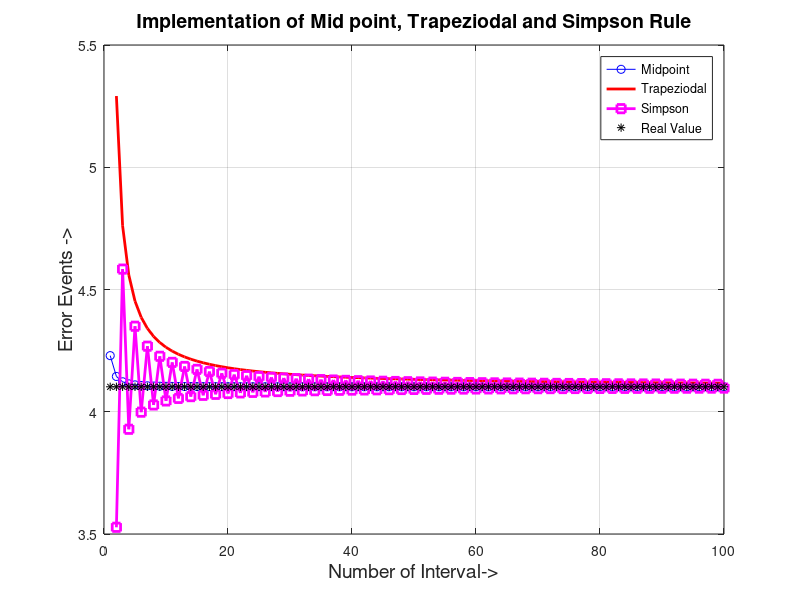

The MATLAB script that drew this image:
% Implementation of Midpoint, Trapezoidal and Simpson Rule.
% Mohammad Ismail Hossain 
% jacobs University Bremen

function mid_tp_sim
a = 5;
b = 10;
c = 4;

Int_mdp = zeros(1,100);
Int_trpz = zeros(1,100);
Int_simp = zeros(1,100);
for N = 1:100
    
    % Midpoint Rule
    dx = (b-a)/N;
    sum_mdp = 0;
    for p = 1:N
        X = a + p*(dx)-(dx/2); 
        Y = sqrt(((X^2)-(c^2)))/X;
        sum_mdp = sum_mdp + Y*dx;      
    end
    Int_mdp(N) = sum_mdp;
    
    % Trapezoidal Rule
    dx = (b-a)/(N-1);
    sum_trpz = 0;
    for q = 1:N
        X = a + ((q-1)*dx); 
        Y = sqrt(((X^2)-(c^2)))/X;
        if (q == 0)||(q == N)
            coeff = 0.5;
        else
            coeff = 1;
        end
    sum_trpz = sum_trpz + (coeff*Y*dx);
    end
    Int_trpz(N) = sum_trpz;
    
    % Simpson's Rule
    sum_simp = 0;
    for r = 1:N
         X = a + ((r-1)*dx); 
         Y = sqrt(((X^2)-(c^2)))/X;
         if (mod(r,2) == 0)
            coeff = 4;
         else
            coeff = 2;
         end
         if (r == 0)||(r == N)
            coeff = 1;
         end
    sum_simp = sum_simp + (coeff*Y*dx*(1/3));
    end
    Int_simp(N) = sum_simp;
end

ExtInt = ((sqrt(b^2 - c^2)) - (abs(c)*asec(b/c))) - ((sqrt(a^2 - c^2)) - (abs(c)*asec(a/c)));
icf = ExtInt*ones(1,100);
plot(Int_mdp,'-ob');hold on;
plot(Int_trpz,'-r','linewidth',2);hold on;
plot(Int_simp,'-sm','linewidth',2);hold on;
plot(icf,'*k');hold on;
legend('Midpoint','Trapeziodal','Simpson','Real Value');
title('Implementation of Mid point, Trapeziodal and Simpson Rule','fontsize',14);
xlabel('Number of Interval->','fontsize',14);
ylabel ('Error Events ->','fontsize',14);
grid on;
end
